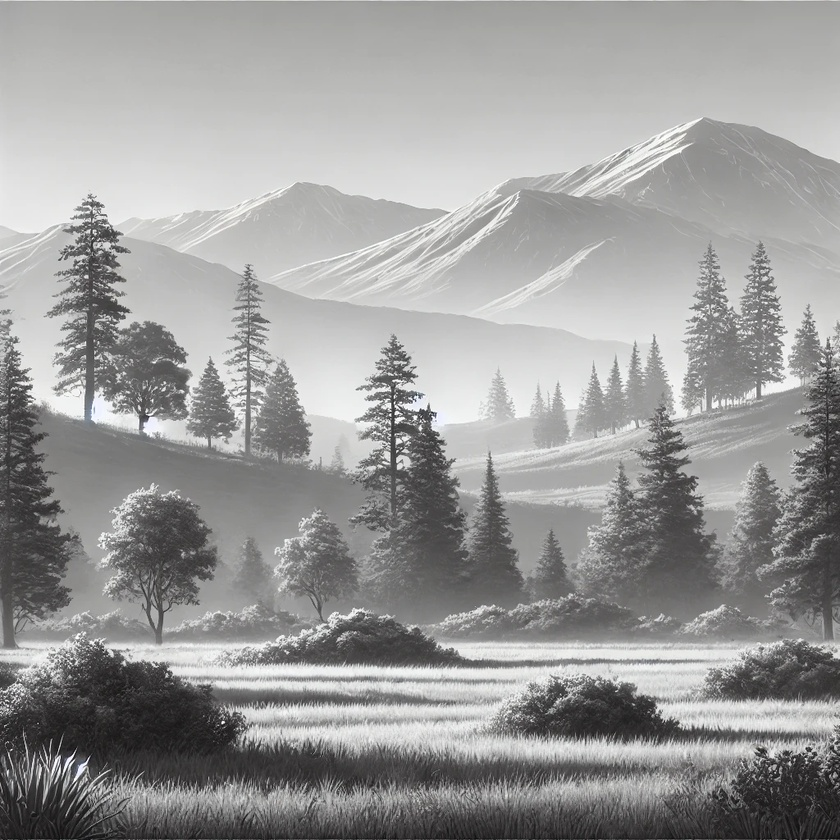
#> input picture img/img3.jpg, 840 x 840 px, shrunk from 1024 x 1024 before the run
$ python sobel.py   (older library calls are emulated)
#> lines starting #> are read from the running program, lines starting #| are printed output that depends on the picture
import cv2
import matplotlib.pyplot as plt


# Завантаження зображення
image = cv2.imread('img/img3.jpg', cv2.IMREAD_GRAYSCALE)
#> image: shape (840, 840); min 3, max 255, mean 154.2

# Застосування оператора Собеля
sobel_x = cv2.Sobel(image, cv2.CV_64F, 1, 0, ksize=5)
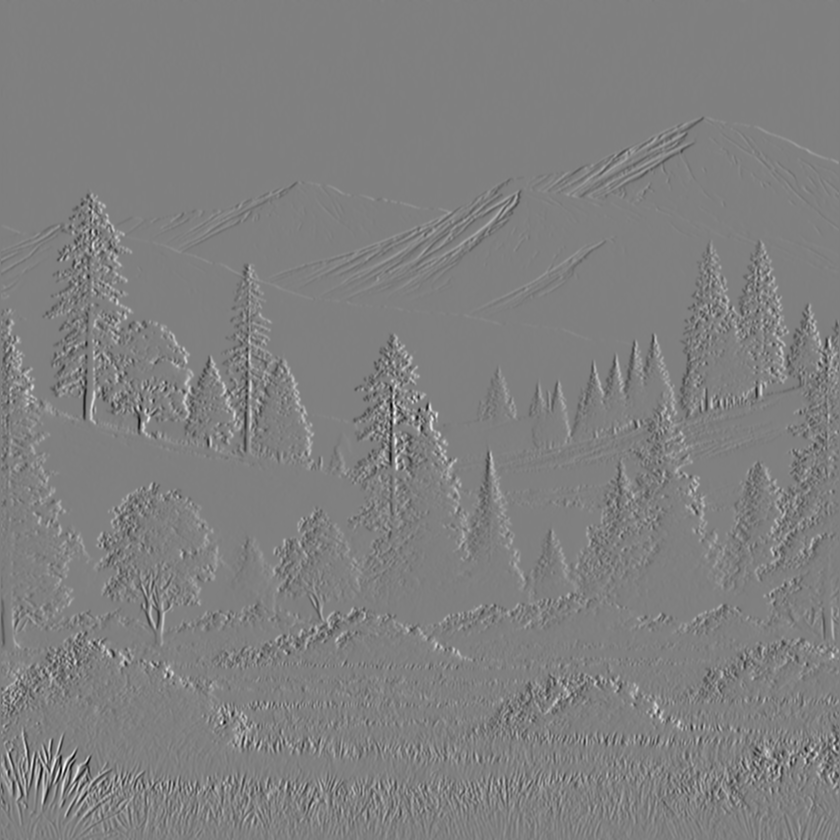
#> sobel_x: shape (840, 840) float64; min -8725, max 8657, mean -1.7; drawn with min black and max white
sobel_y = cv2.Sobel(image, cv2.CV_64F, 0, 1, ksize=5)
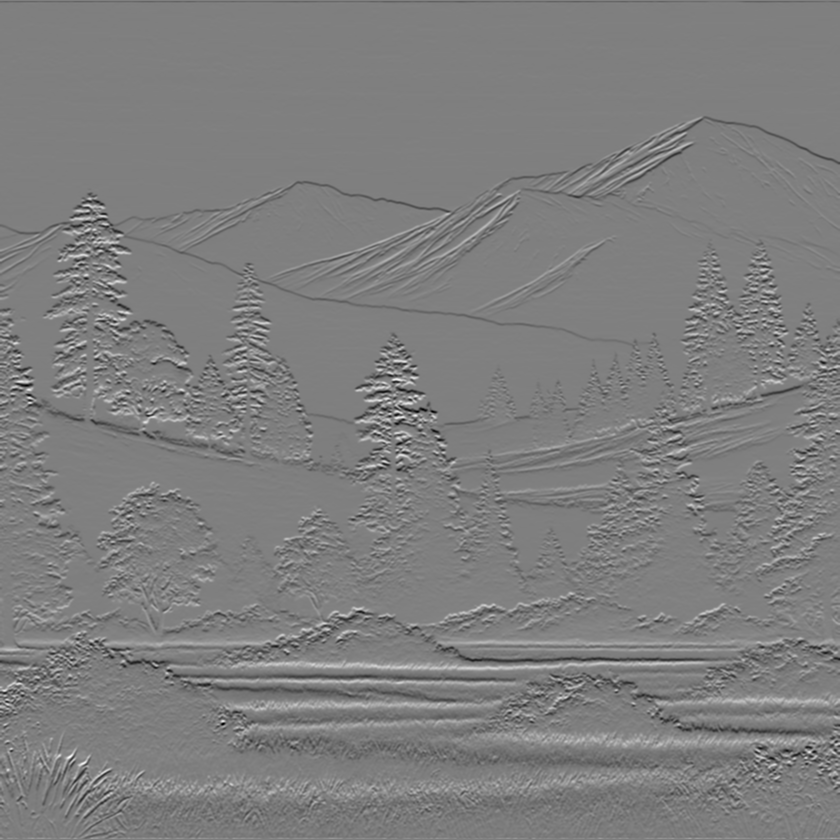
#> sobel_y: shape (840, 840) float64; min -7816, max 7895, mean -19.7; drawn with min black and max white
sobel = cv2.magnitude(sobel_x, sobel_y)
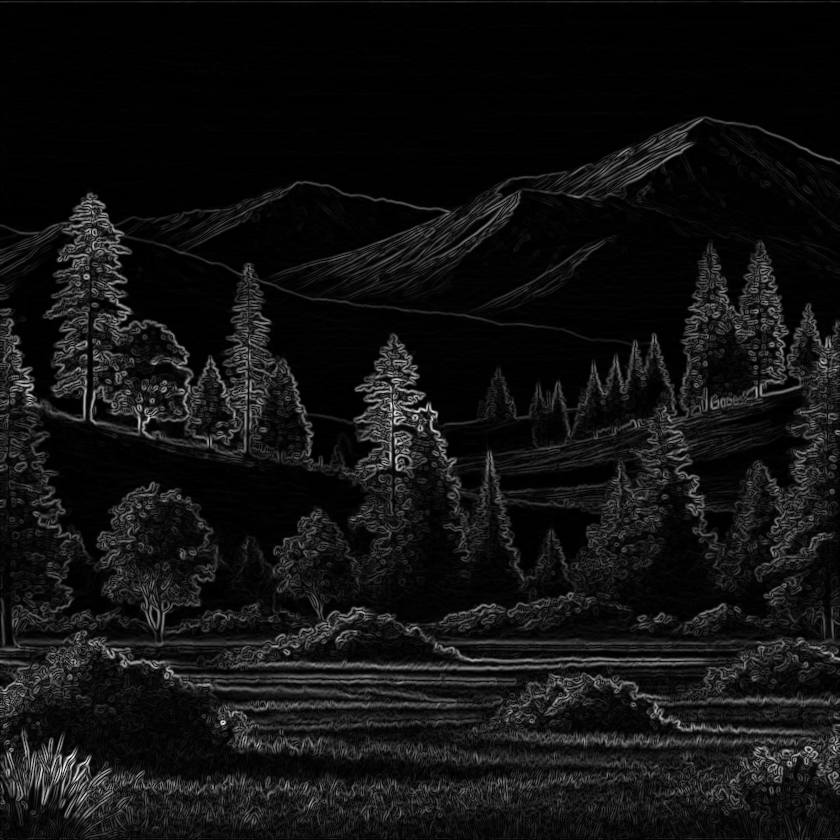
#> sobel: shape (840, 840) float64; min 0, max 9355.3, mean 669.6; drawn with min black and max white

# Нормалізація результатів оператора Собеля для більшої виразності
sobel_x = cv2.normalize(sobel_x, None, 0, 255, cv2.NORM_MINMAX)
sobel_y = cv2.normalize(sobel_y, None, 0, 255, cv2.NORM_MINMAX)
sobel = cv2.normalize(sobel, None, 0, 255, cv2.NORM_MINMAX)

# Перетворення типів даних зображення для відображення
sobel_x = sobel_x.astype('uint8')
sobel_y = sobel_y.astype('uint8')
sobel = sobel.astype('uint8')

# Налаштування фігури для відображення
plt.figure(figsize=(18, 6))  # Встановлення більшого розміру фігури

# Відображення результату
plt.subplot(1, 4, 1), plt.imshow(image, cmap='gray'), plt.title('Оригінал')
plt.subplot(1, 4, 2), plt.imshow(sobel_x, cmap='gray'), plt.title('Собель X')
plt.subplot(1, 4, 3), plt.imshow(sobel_y, cmap='gray'), plt.title('Собель Y')
plt.subplot(1, 4, 4), plt.imshow(sobel, cmap='gray'), plt.title('Магнітуда Собеля')

# Налаштування відстані між зображеннями
plt.subplots_adjust(wspace=0.2)  # Збільшення відстані між підграфіками

plt.show()
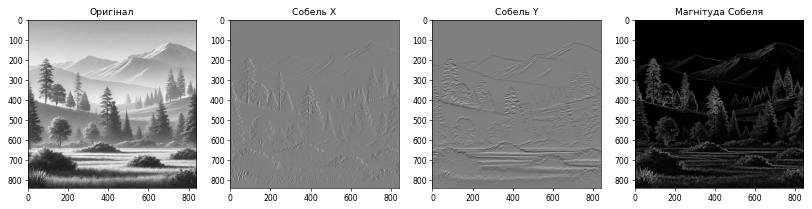
#> figure drawn by matplotlib, 4 panels

$ run again, with img/img1.jpg copied over img/img3.jpg
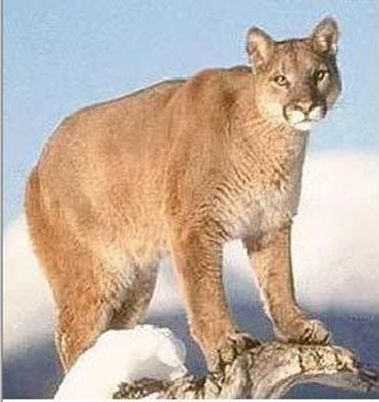
#> input picture img/img1.jpg, 379 x 402 px
#> `sobel_y = cv2.Sobel(image, cv2.CV_64F, 0, 1, ksize=5)`:
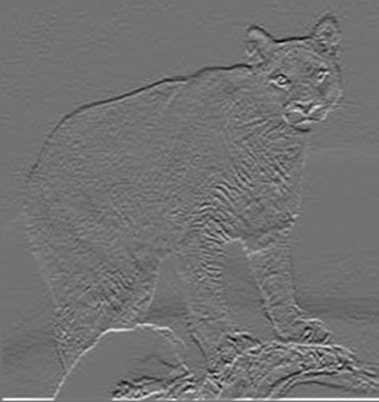
#> sobel_y: shape (402, 379) float64; min -6942, max 8544, mean 15.7; drawn with min black and max white
#> `sobel = cv2.magnitude(sobel_x, sobel_y)`:
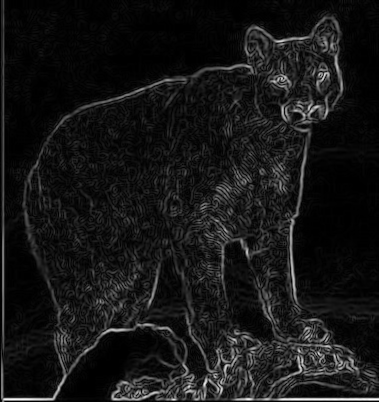
#> sobel: shape (402, 379) float64; min 0, max 8544, mean 747.8; drawn with min black and max white

$ run again, with img/img6.JPG copied over img/img3.jpg
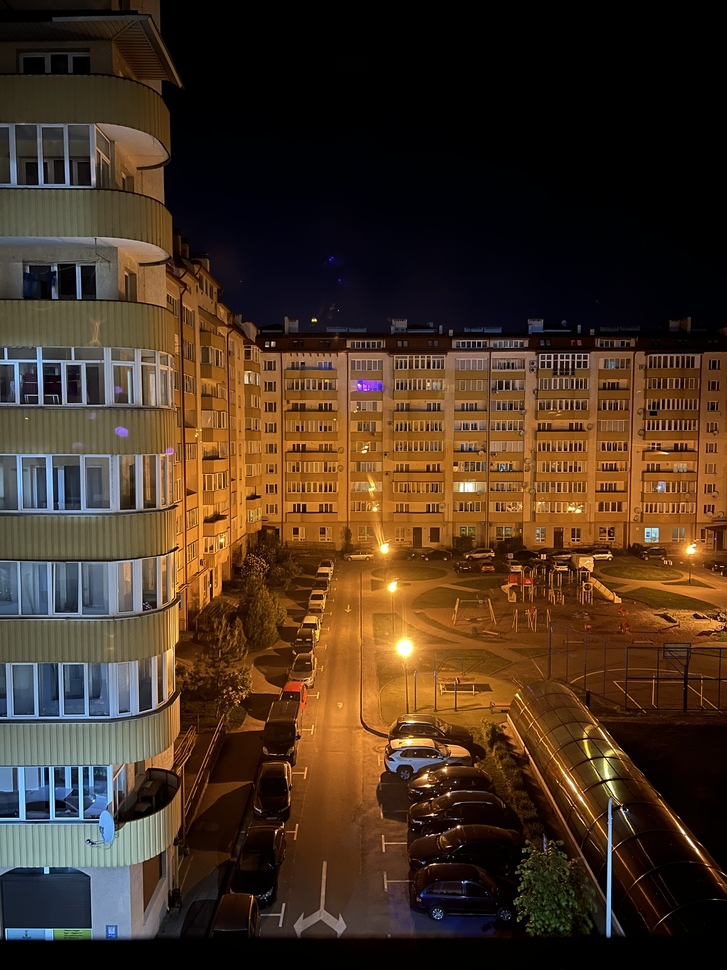
#> input picture img/img6.JPG, 727 x 970 px, shrunk from 3024 x 4032 before the run
#> `sobel_y = cv2.Sobel(image, cv2.CV_64F, 0, 1, ksize=5)`:
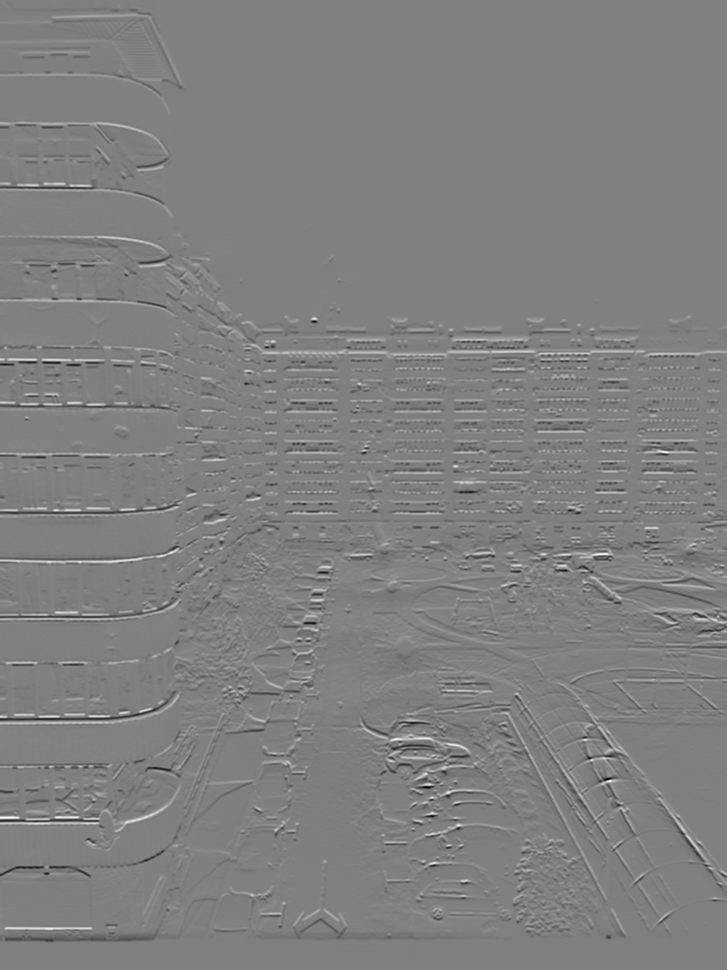
#> sobel_y: shape (970, 727) float64; min -10077, max 9964, mean -0.6; drawn with min black and max white
#> `sobel = cv2.magnitude(sobel_x, sobel_y)`:
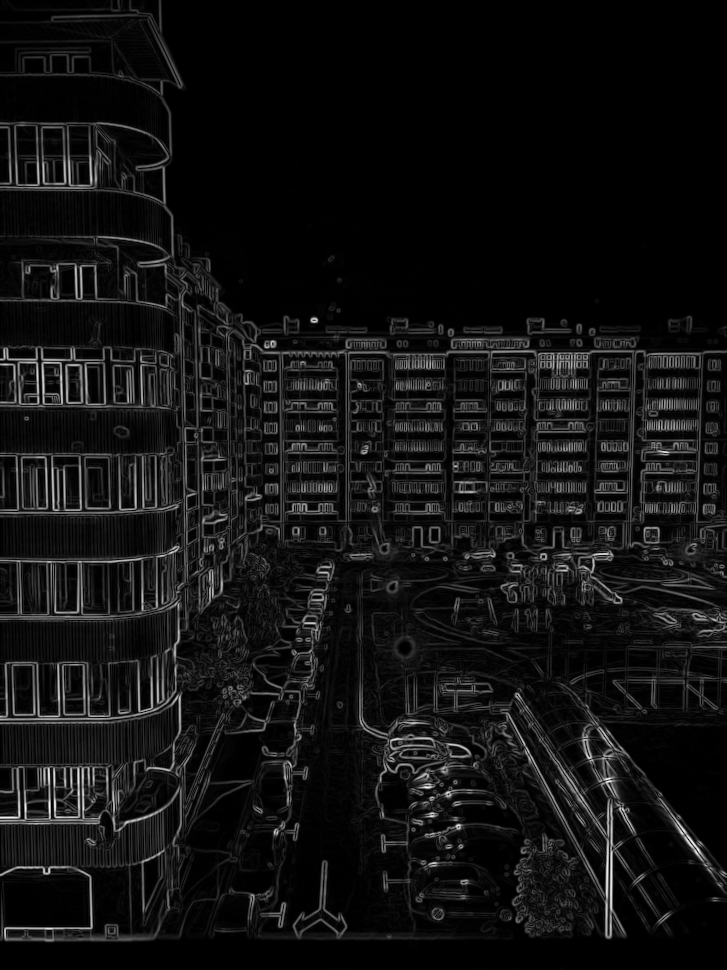
#> sobel: shape (970, 727) float64; min 0, max 10282, mean 732; drawn with min black and max white

$ run again, with img/img2.png saved as img/img3.jpg
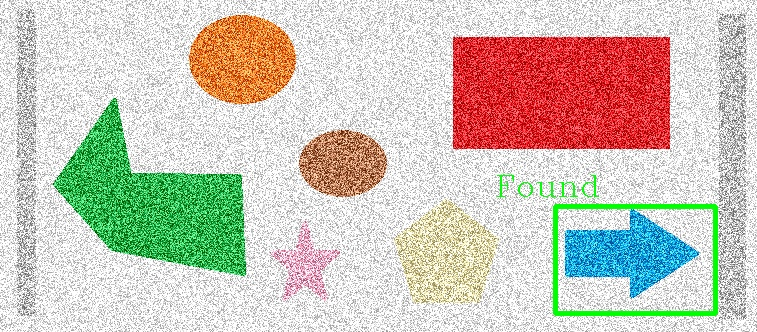
#> input picture img/img2.png, 757 x 332 px
#> `sobel_y = cv2.Sobel(image, cv2.CV_64F, 0, 1, ksize=5)`:
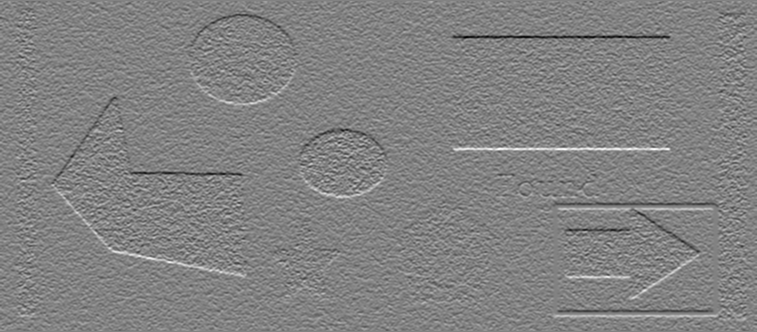
#> sobel_y: shape (332, 757) float64; min -9306, max 8938, mean 0.3; drawn with min black and max white
#> `sobel = cv2.magnitude(sobel_x, sobel_y)`:
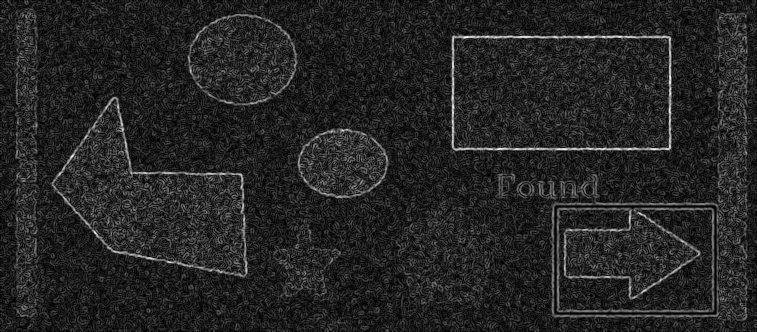
#> sobel: shape (332, 757) float64; min 0, max 9367.8, mean 1364.6; drawn with min black and max white
